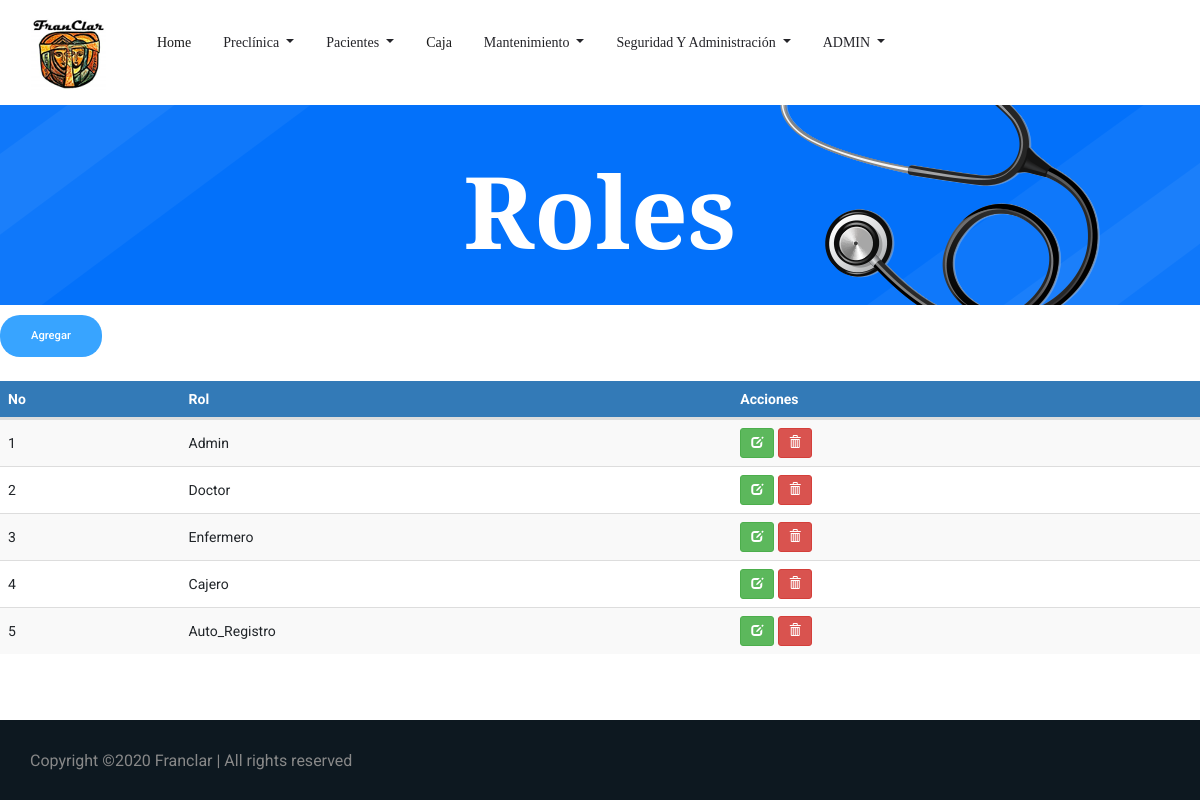
The app's page /Roles.php (signed in), older data.
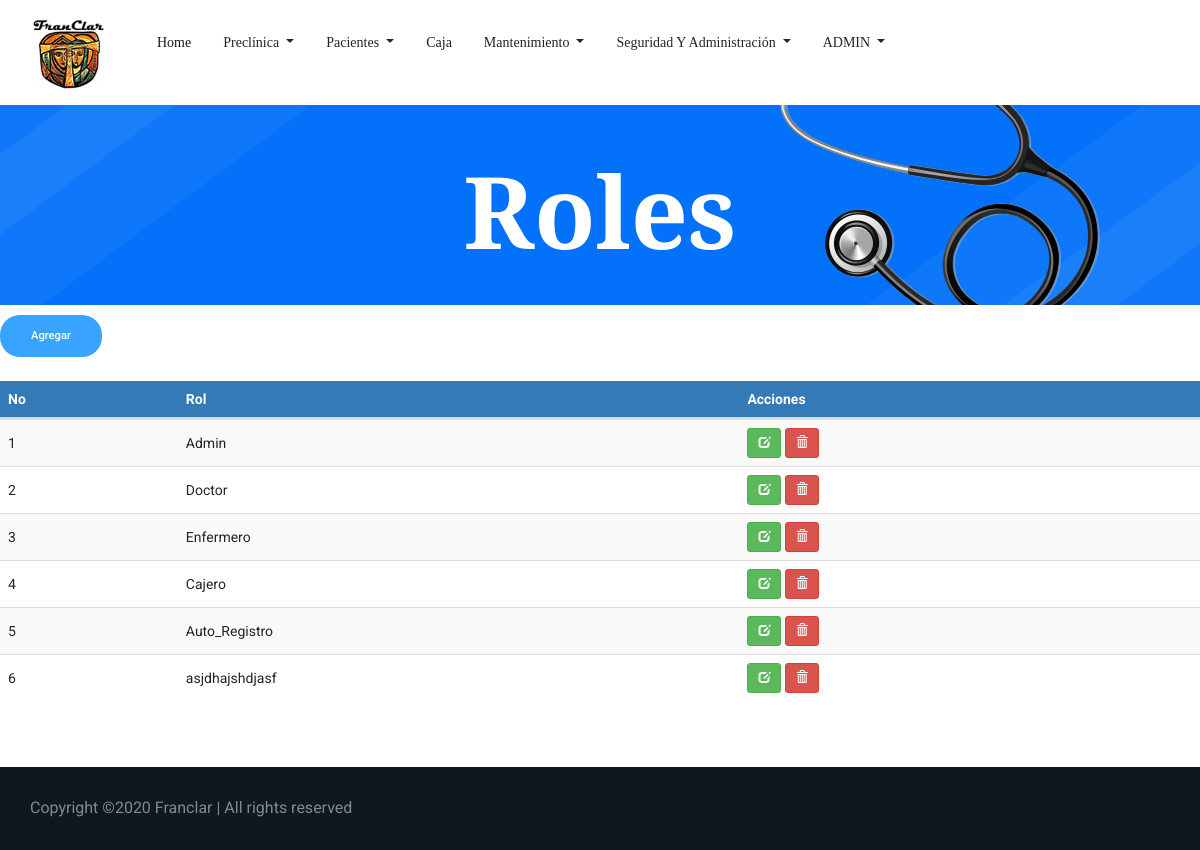
The same page, newer data.
### tables this page shows
CREATE TABLE `tbl_roles` (
  `ID_Rol` bigint(3) NOT NULL,
  `Rol` varchar(30) NOT NULL
);

### Roles.php (the view, shortened to what this page needs)
<!doctype html>
<html lang="es">
<?php
include 'head.php'
?>
<body>
    <?php
    include 'header.php';
    ?>
    <section class="breadcrumb_part breadcrumb_bg">
        <div class="container">
            <div class="row">
                <div class="col-lg-12">
                    <div class="breadcrumb_iner">
                        <div class="breadcrumb_iner_item">
                            <h2>Roles</h2>
                        </div>
                    </div>
                </div>
            </div>
        </div>
    </section>
		<form class="form-inline my-2 my-lg-0 float-left">
			<a href="agregar_Rol.php" class="genric-btn info circle">Agregar</a>
		</form>
	   <br>
		<br>
		<br>
		<div class="table-responsive">
			<table id="datatableUsuarios" class="table table-striped table-hover">
				<thead>
						<tr>
							<th>No</th>
							<th>Rol</th>
							<th>Acciones</th>
						</tr>
				</thead>
				<tbody>
				<?php
				$sql = mysqli_query($con, "SELECT * FROM tbl_roles");
				if(mysqli_num_rows($sql) == 0){
					echo '<tr><td colspan="8">No hay datos.</td></tr>';
				}else{
					while($row = mysqli_fetch_assoc($sql)){
						echo '
						<tr>
                            <td>'.$row['ID_Rol'].'</td>
							<td>'.$row['Rol'].'</td>
							<td>
								<a href="EditarRol.php?nik='.$row['ID_Rol'].'" title="Editar datos" class="btn btn-success btn-sm"><span class="glyphicon glyphicon-edit" aria-hidden="true"></span></a>
								<a href="Roles.php?aksi=delete&nik='.$row['ID_Rol'].'" title="Eliminar" onclick="return confirm(\'¿Está seguro de borrar los datos del rol '.$row['Rol'].'?\')" class="btn btn-danger btn-sm"><span class="glyphicon glyphicon-trash" aria-hidden="true"></span></a>
							</td>
						</tr>
						';
					}
				}
				?>
				</tbody>
			</table>
		 </div>
            <br>
            <br>
            <br>
    <?php
        include 'Copyright.php'
    ?>
</body>
</html>

Row changes from the older to the newer data that the page shows:
added tbl_roles: ID_Rol "6", Rol "asjdhajshdjasf"
